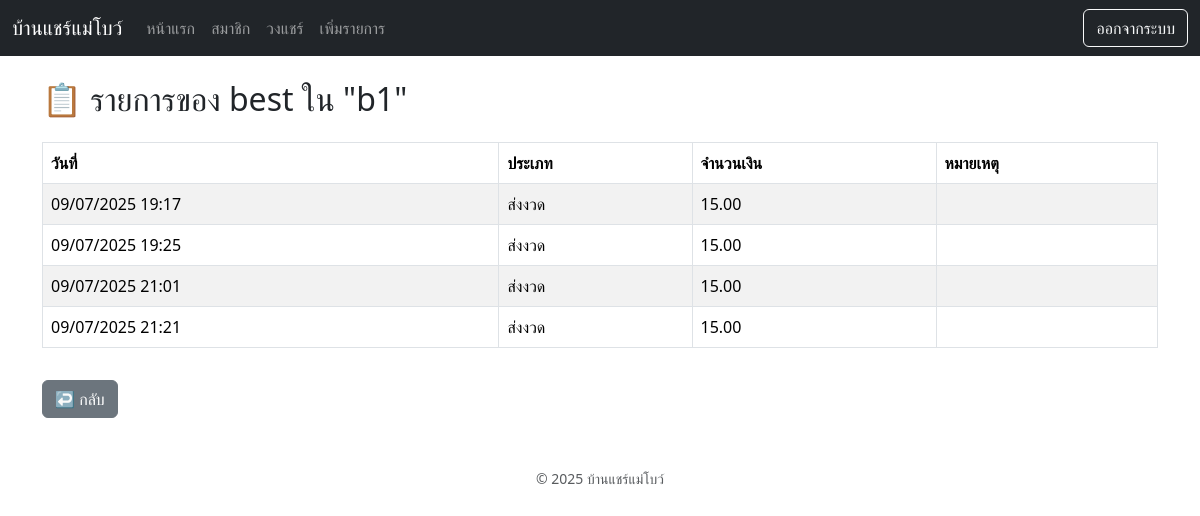
Page /members/1/groups/1/entries (signed in) on the committed database.
### tables this page shows
CREATE TABLE members (
        id INTEGER PRIMARY KEY AUTOINCREMENT,
        name TEXT NOT NULL
    );

CREATE TABLE groups (
        id INTEGER PRIMARY KEY AUTOINCREMENT,
        name TEXT NOT NULL,
        rounds INTEGER,
        amount_per_round REAL,
        start_date TEXT,
        note TEXT
    );

CREATE TABLE entries (
        id INTEGER PRIMARY KEY AUTOINCREMENT,
        group_id INTEGER,
        member_id INTEGER,
        type TEXT,
        amount REAL,
        note TEXT,
        created_at TEXT DEFAULT CURRENT_TIMESTAMP,
        FOREIGN KEY (group_id) REFERENCES groups(id),
        FOREIGN KEY (member_id) REFERENCES members(id)
    );

### app.py (the view)
@app.route("/members/<int:member_id>/groups/<int:group_id>/entries")
@login_required
def member_entries_in_group(member_id, group_id):
    conn = get_db_connection()
    member = conn.execute("SELECT * FROM members WHERE id=?", (member_id,)).fetchone()
    group = conn.execute("SELECT * FROM groups WHERE id=?", (group_id,)).fetchone()
    entries = conn.execute("""
        SELECT e.*, m.name AS member_name
        FROM entries e
        JOIN members m ON e.member_id = m.id
        WHERE e.member_id = ? AND e.group_id = ?
        ORDER BY e.created_at ASC
    """, (member_id, group_id)).fetchall()
    conn.close()
    return render_template("member_entries_in_group.html",
                           member=member,
                           group=group,
                           entries=entries,
                           format_thai_datetime=format_thai_datetime,
                           year=datetime.now().year)

### app.py (called while the page is built)
def get_db_connection():
    conn = sqlite3.connect('members.db')
    conn.row_factory = sqlite3.Row
    return conn

def format_thai_datetime(dt_str):
    try:
        dt = datetime.strptime(dt_str, "%Y-%m-%d %H:%M:%S")
    except ValueError:
        dt = datetime.strptime(dt_str, "%Y-%m-%d")
    dt = pytz.utc.localize(dt).astimezone(pytz.timezone("Asia/Bangkok"))
    return dt.strftime("%d/%m/%Y %H:%M")

def login_required(view):
    @wraps(view)
    def wrapped(*args, **kwargs):
        if not session.get("logged_in"):
            flash("กรุณาเข้าสู่ระบบก่อน")
            return redirect(url_for("login"))
        return view(*args, **kwargs)
    return wrapped

### templates/member_entries_in_group.html (shortened to what this page needs)
{% extends "base.html" %}
{% block content %}
  <h2 class="mb-4">📋 รายการของ {{ member.name }} ใน "{{ group.name }}"</h2>
  {% if entries %}
    <table class="table table-bordered table-striped">
      <thead>
        <tr>
          <th>วันที่</th>
          <th>ประเภท</th>
          <th>จำนวนเงิน</th>
          <th>หมายเหตุ</th>
        </tr>
      </thead>
      <tbody>
        {% for e in entries %}
          <tr>
            <td>{{ format_thai_datetime(e.created_at) }}</td>
            <td>{{ e.type }}</td>
            <td>{{ "{:,.2f}".format(e.amount) }}</td>
            <td>{{ e.note }}</td>
          </tr>
        {% endfor %}
      </tbody>
    </table>
  {% else %}
    <p>ยังไม่มีรายการแชร์ในวงนี้สำหรับสมาชิกนี้</p>
  {% endif %}
  <a href="/members/{{ member.id }}/groups" class="btn btn-secondary mt-3">↩️ กลับ</a>
{% endblock %}

### rows in the picture
members: name "best"
groups: name "b1"
entries: created_at "09/07/2025 19:17", type "ส่งงวด", amount "15.00"
entries: created_at "09/07/2025 19:25", type "ส่งงวด", amount "15.00"
entries: created_at "09/07/2025 21:01", type "ส่งงวด", amount "15.00"
entries: created_at "09/07/2025 21:21", type "ส่งงวด", amount "15.00"
